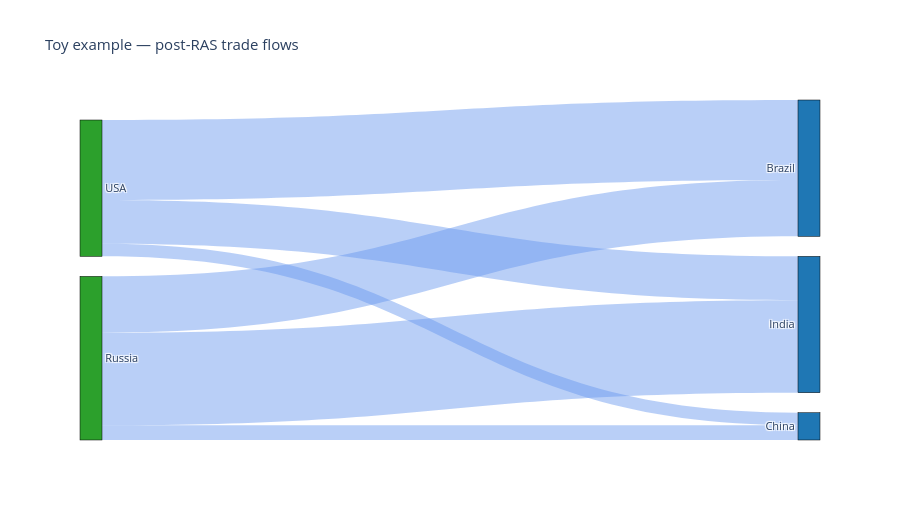
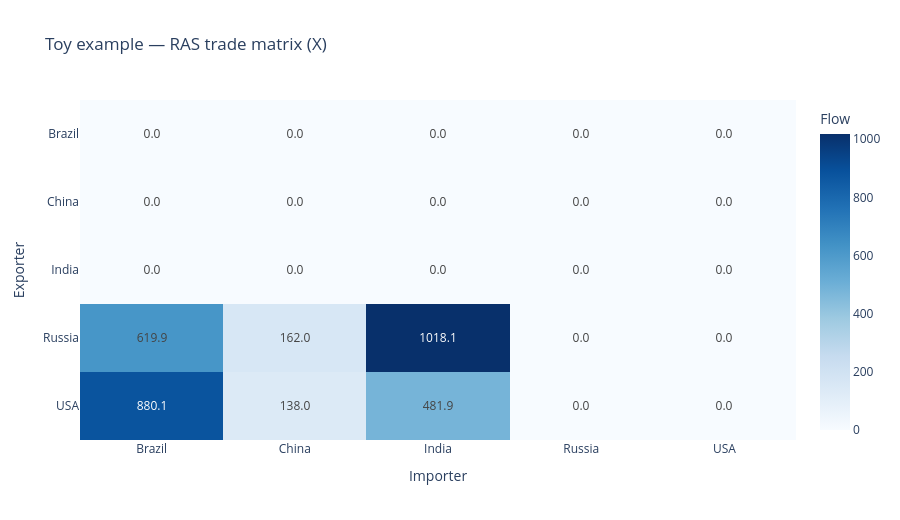
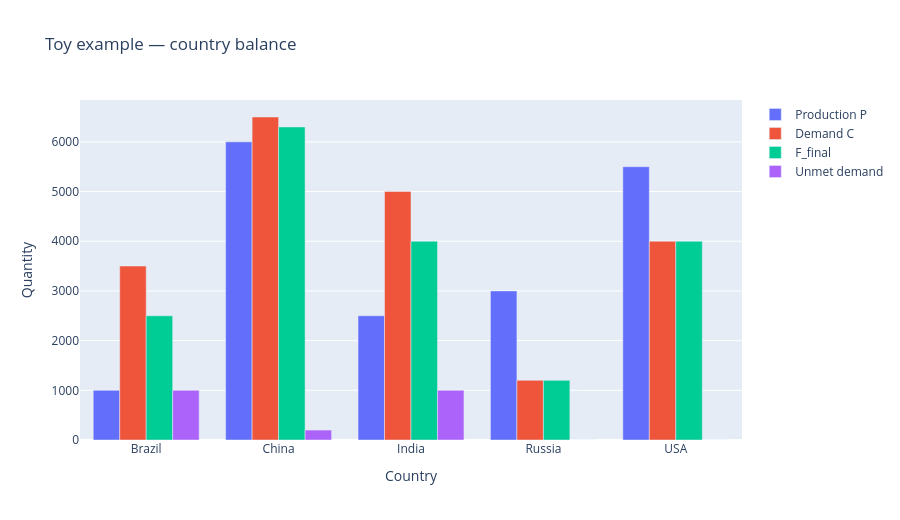

The notebook cell these images were saved under, in order:
### Markdown cell above
## 3. Plots

### Code cell
plot_sankey(result, title='Toy example — post-RAS trade flows').show()
plot_heatmap(result, title='Toy example — RAS trade matrix (X)').show()
plot_country_bars(result, title='Toy example — country balance').show()

### Figure 1 — Plotly figure (JSON) as saved in the notebook; plotly's stock layout.template omitted (floating-point values rounded to 4 significant figures)
{"data": [{"link": {"color": "rgba(100, 149, 237, 0.45)", "hovertemplate": "%{source.label} -> %{target.label}<br>%{value:,.1f}<extra></extra>", "source": [3, 3, 3, 4, 4, 4], "target": [0, 1, 2, 0, 1, 2], "value": [619.9, 162.0, 1018.0, 880.1, 138.0, 481.9]}, "node": {"color": ["#1f77b4", "#1f77b4", "#1f77b4", "#2ca02c", "#2ca02c"], "label": ["Brazil", "China", "India", "Russia", "USA"], "line": {"color": "black", "width": 0.5}, "pad": 20, "thickness": 22}, "type": "sankey"}], "layout": {"font": {"size": 11}, "height": 520, "title": {"text": "Toy example — post-RAS trade flows"}}}

### Figure 2 — Plotly figure (JSON) as saved in the notebook; plotly's stock layout.template omitted (floating-point values rounded to 4 significant figures)
{"data": [{"coloraxis": "coloraxis", "hovertemplate": "Importer: %{x}<br>Exporter: %{y}<br>Flow: %{z}<extra></extra>", "name": "0", "texttemplate": "%{z:.1f}", "type": "heatmap", "x": ["Brazil", "China", "India", "Russia", "USA"], "xaxis": "x", "y": ["Brazil", "China", "India", "Russia", "USA"], "yaxis": "y", "z": [[0, 0, 0, 0, 0], [0, 0, 0, 0, 0], [0, 0, 0, 0, 0], [619.9, 162.0, 1018.0, 0, 0], [880.1, 138.0, 481.9, 0, 0]]}], "layout": {"coloraxis": {"colorbar": {"title": {"text": "Flow"}}, "colorscale": [[0, "rgb(247,251,255)"], [0.125, "rgb(222,235,247)"], [0.25, "rgb(198,219,239)"], [0.375, "rgb(158,202,225)"], [0.5, "rgb(107,174,214)"], [0.625, "rgb(66,146,198)"], [0.75, "rgb(33,113,181)"], [0.875, "rgb(8,81,156)"], [1, "rgb(8,48,107)"]]}, "height": 520, "title": {"text": "Toy example — RAS trade matrix (X)"}, "xaxis": {"anchor": "y", "domain": [0, 1], "title": {"text": "Importer"}}, "yaxis": {"anchor": "x", "autorange": "reversed", "domain": [0, 1], "title": {"text": "Exporter"}}}}

### Figure 3 — Plotly figure (JSON) as saved in the notebook; plotly's stock layout.template omitted (floating-point values rounded to 4 significant figures)
{"data": [{"marker": {"color": "#636EFA"}, "name": "Production P", "type": "bar", "x": ["Brazil", "China", "India", "Russia", "USA"], "y": [1000, 6000, 2500, 3000, 5500]}, {"marker": {"color": "#EF553B"}, "name": "Demand C", "type": "bar", "x": ["Brazil", "China", "India", "Russia", "USA"], "y": [3500, 6500, 5000, 1200, 4000]}, {"marker": {"color": "#00CC96"}, "name": "F_final", "type": "bar", "x": ["Brazil", "China", "India", "Russia", "USA"], "y": [2500, 6300, 4000, 1200, 4000]}, {"marker": {"color": "#AB63FA"}, "name": "Unmet demand", "type": "bar", "x": ["Brazil", "China", "India", "Russia", "USA"], "y": [1000, 200, 1000, 0, 0]}], "layout": {"barmode": "group", "height": 520, "title": {"text": "Toy example — country balance"}, "xaxis": {"title": {"text": "Country"}}, "yaxis": {"title": {"text": "Quantity"}}}}
